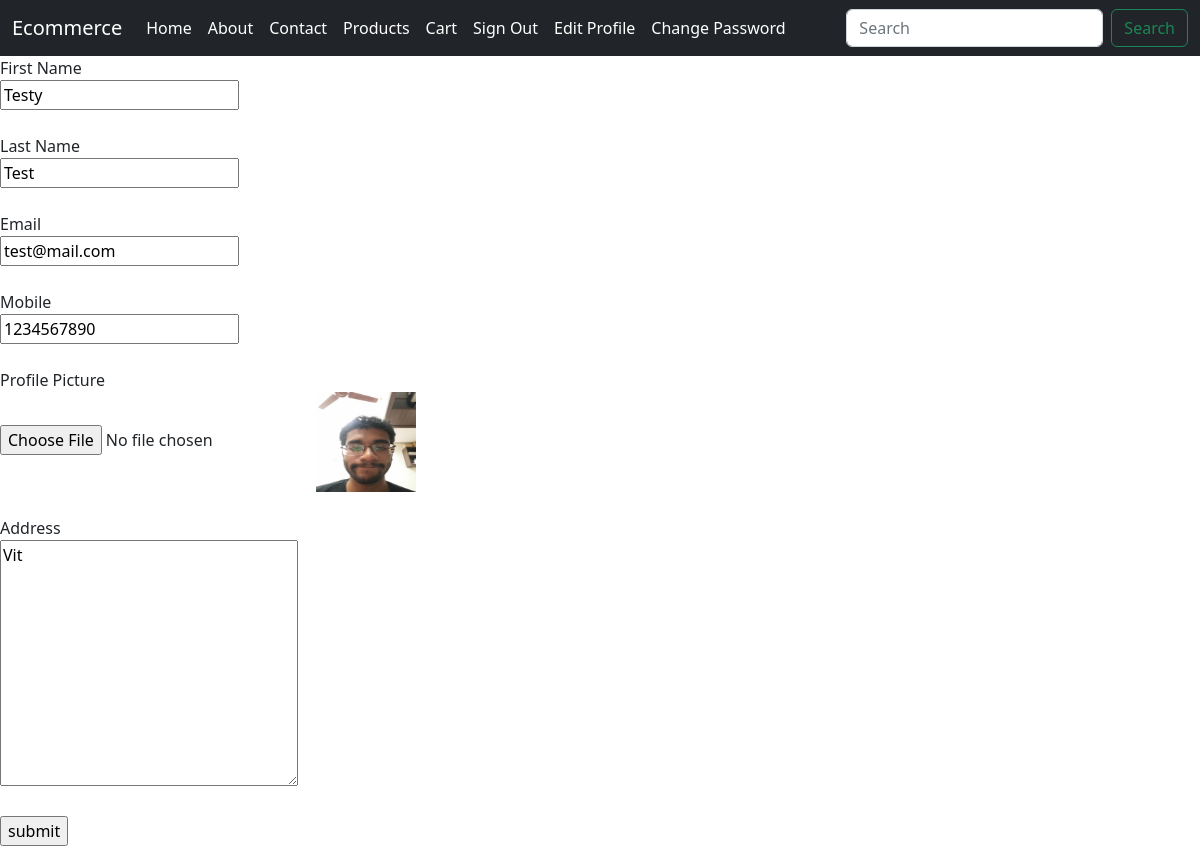
The app's page /edit_profile/ (signed in) with its own data.
### ecommerceapp/models.py (models this page shows, shortened)
class UserProfile(models.Model):
    user=models.ForeignKey(User, on_delete=models.CASCADE, null=True, blank=True)
    mobile=models.CharField(max_length=100, null=True, blank=True)
    address=models.TextField(null=True, blank=True)
    image=models.FileField(null=True, blank=True)

### ecommerceapp/views.py (the view, shortened to what this page needs)
# urls.py: path('edit_profile/', edit_profile, name="edit_profile"),
def edit_profile(request):
    user=UserProfile.objects.get(user=request.user)
    return render(request, "edit_profile.html", locals())

### ecommerceapp/templates/edit_profile.html (shortened to what this page needs)
{% load static %}
{% include 'navbar.html' %}
<form method="post" enctype="multipart/form-data">
    <label for="fname">First Name</label><br>
        <input type="text" name="fname" id="fname" pattern="[A-Za-z]+" placeholder="Enter First Name" required value="{{user.user.first_name}}"><br><br>
        <label for="lname">Last Name</label><br>
        <input type="text" name="lname" id="lname" pattern="[A-Za-z]+" placeholder="Enter Last Name" required value="{{user.user.last_name}}"><br><br>
        <label for="email">Email</label><br>
        <input type="email" name="email" id="email" placeholder="Enter email address" required value="{{user.user.email}}" readonly><br><br>
        <label for="mobile">Mobile</label><br>
        <input type="text" name="mobile" id="mobile" placeholder="Enter your mobile number" required value="{{user.mobile}}"><br><br>
        <label for="image">Profile Picture</label><br>
        <input type="file" name="image" id="image" value="{{user.image.url}}" src="{{user.image.url}}">
        <img src="{{user.image.url}}" alt="Profile Picture" style="height: 100px; width: 100px;">
        <br><br>
        <label for="address">Address</label><br>
        <textarea name="address" id="address" cols="30" rows="10" placeholder="Enter address" required>{{user.address}}</textarea><br><br>
        <input type="submit" value="submit">
</form>

### records on screen
UserProfile: fname "Testy", lname "Test", email "test@mail.com", mobile "1234567890", image (picture), address "Vit"
